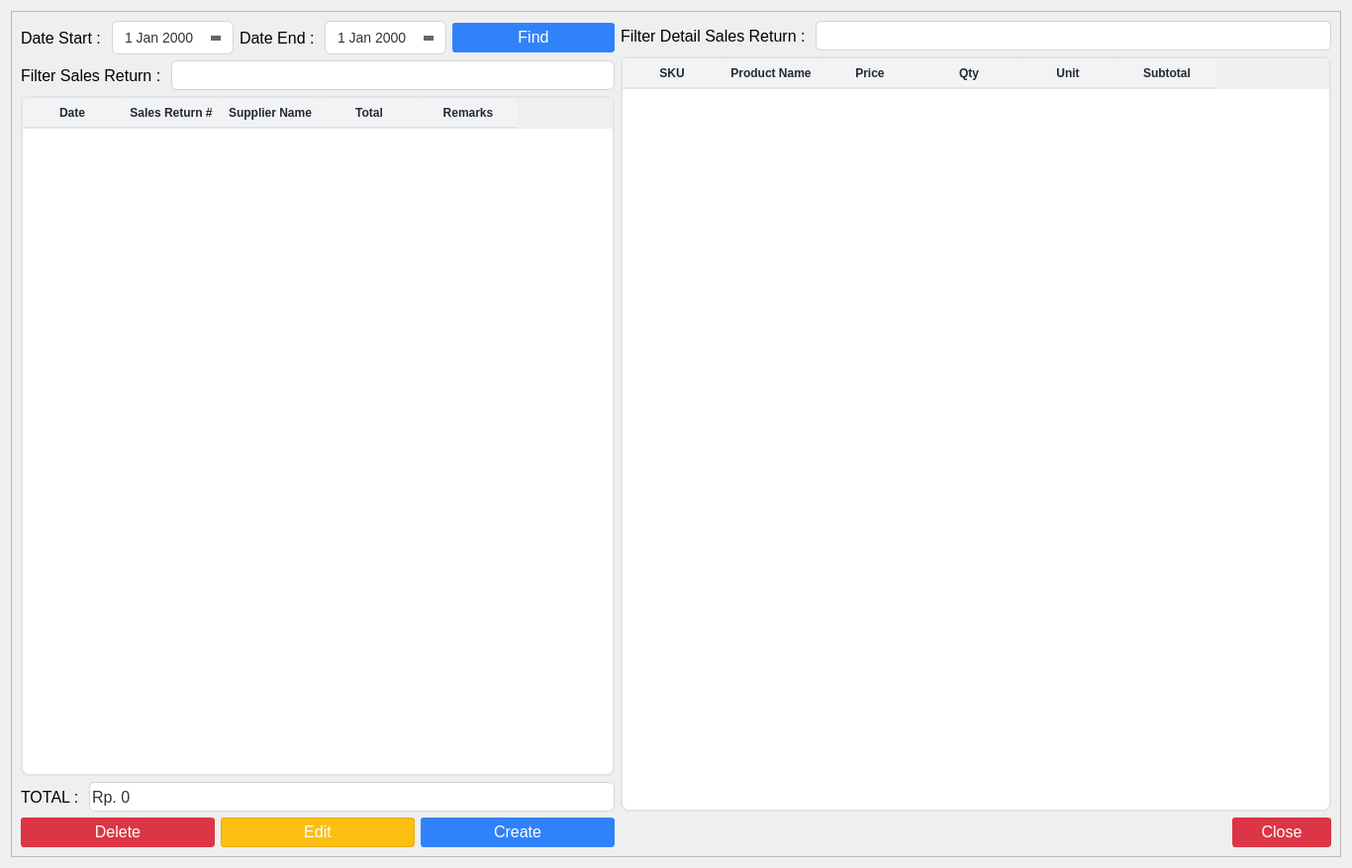
<?xml version="1.0" encoding="UTF-8"?>
<ui version="4.0">
 <class>SalesReturnList</class>
 <widget class="QWidget" name="SalesReturnList">
  <property name="geometry">
   <rect>
    <x>0</x>
    <y>0</y>
    <width>1366</width>
    <height>877</height>
   </rect>
  </property>
  <property name="windowTitle">
   <string>Sales Return List</string>
  </property>
  <property name="windowIcon">
   <iconset>
    <normaloff>../assets/purchasing.png</normaloff>../assets/purchasing.png</iconset>
  </property>
  <property name="styleSheet">
   <string notr="true">QLineEdit{
	border: 1px solid #d1d5db;      /* Light gray border */
    border-radius: 6px;             /* Rounded corners */
    outline: none;                  /* Remove default outline */
    color: #333;                    /* Text color */
    background-color: #fff;       /* Light gray background */
    
}

QLineEdit:focus {
    border: 1px solid #93c5fd;       /* Blue border on focus */
    background-color: #ffffff;       /* White background when focused */
}

QLineEdit:disabled {
    border: 1px solid #e5e7eb;      /* Lighter border when disabled */
    background-color: #f3f4f6;      /* Light gray background when disabled */
    color: #9ca3af;                 /* Lighter text color when disabled */
}

/* QComboBox Styling - Improved with clearer state indicators */
QComboBox {
    border: 1px solid #d1d5db;      /* Light gray border */
    border-radius: 6px;             /* Rounded corners */
    padding: 6px 12px 6px 10px;     /* Add some padding */
    min-height: 20px;               /* Minimum height */
    color: #333;                    /* Text color */
    background-color: #fff;         /* White background */
    selection-background-color: #93c5fd; /* Light blue selection */
    font-size: 14px;                /* Consistent font size */
    min-width: 6em;                 /* Minimum width */
}

QComboBox:hover:!disabled {
    border-color: #93c5fd;          /* Light blue border on hover when enabled */
    background-color: #f0f7ff;      /* Very light blue background on hover */
}

QComboBox:focus {
    border: 2px solid #3b82f6;      /* Thicker, darker blue border on focus */
    background-color: #ffffff;      /* Pure white background when focused */
}

QComboBox:disabled {
    border: 1px solid #d9dce0;      /* Very light gray border when disabled */
    background-color: #f3f4f6;      /* Light gray background when disabled */
    color: #9ca3af;                 /* Lighter text color when disabled */
}

QComboBox::drop-down {
    subcontrol-origin: padding;
    subcontrol-position: center right;
    width: 20px;
    border: none;                   /* Remove border for cleaner look */
    margin-right: 5px;              /* Add some margin */
}

/* If you don't have an icon, use this instead: */
QComboBox::down-arrow {
    width: 0;
    height: 0;
    border-left: 5px solid transparent;
    border-right: 5px solid transparent;
    border-top: 5px solid #666;     /* Arrow color */
    margin-right: 5px;
}

QComboBox::down-arrow:disabled {
    border-top: 5px solid #b0b0b0;  /* Lighter arrow color when disabled */
}

QComboBox:disabled {
    color: #9ca3af;                 /* Lighter text when disabled */
    background-color: #f3f4f6;      /* Light gray background */
    border-color: #e5e7eb;          /* Lighter border */
}

/* Add a visual indicator for disabled state */
QComboBox:disabled {
    color: #9ca3af;
    background-color: #f3f4f6;
    border: 1px solid #e5e7eb;
    padding-right: 25px;            /* Make room for the lock icon */
}

/* If you don't have a lock icon, use a pattern instead */
QComboBox:disabled {
    background-image: repeating-linear-gradient(
        45deg,
        transparent,
        transparent 5px,
        rgba(200, 200, 200, 0.1) 5px,
        rgba(200, 200, 200, 0.1) 10px
    );
}

QComboBox QAbstractItemView {
    border: 1px solid #d1d5db;
    border-radius: 0px 0px 6px 6px;
    background-color: white;
    selection-background-color: #3b82f6;  /* Darker blue for better contrast */
    selection-color: white;               /* White text on selection */
    outline: none;
    padding: 5px;
}

QComboBox QAbstractItemView::item {
    min-height: 25px;               /* Taller items for better clickability */
    padding: 5px;                   /* Padding inside items */
}

QComboBox QAbstractItemView::item:hover {
    background-color: #e5f0ff;      /* Light blue on hover */
    color: #333;
}

/* QTextEdit Styling - Similar to QLineEdit */
QTextEdit {
    border: 1px solid #d1d5db;      /* Light gray border */
    border-radius: 6px;             /* Rounded corners */
    outline: none;                  /* Remove default outline */
    color: #333;                    /* Text color */
    background-color: #fff;         /* White background */
    padding: 6px 10px;              /* Add some padding for better text display */
    selection-background-color: #93c5fd; /* Light blue selection */
}

QTextEdit:focus {
    border: 1px solid #93c5fd;      /* Blue border on focus */
    background-color: #ffffff;      /* White background when focused */
}

QTextEdit:disabled {
    border: 1px solid #e5e7eb;      /* Lighter border when disabled */
    background-color: #f3f4f6;      /* Light gray background when disabled */
    color: #9ca3af;                 /* Lighter text color when disabled */
}


/* QDateEdit Styling */
QDateEdit {
    border: 1px solid #d1d5db;
    border-radius: 6px;
    padding: 6px 10px;
    min-height: 20px;
    color: #333;
    background-color: #fff;
    font-size: 14px;
}

QDateEdit:hover:!disabled {
    border-color: #93c5fd;
    background-color: #f0f7ff;
}

QDateEdit:focus {
    border: 2px solid #3b82f6;
    background-color: #ffffff;
}

QDateEdit:disabled {
    color: #9ca3af;
    background-color: #f3f4f6;
    border: 1px dashed #c0c0c0;
}

QDateEdit::drop-down {
    subcontrol-origin: padding;
    subcontrol-position: center right;
    width: 20px;
    border: none;
    margin-right: 5px;
}

QDateEdit::down-arrow {
    width: 0;
    height: 0;
    border-left: 5px solid transparent;
    border-right: 5px solid transparent;
    border-top: 5px solid #666;
    margin-right: 5px;
}

QDateEdit::down-arrow:disabled {
    border-top: 5px solid #b0b0b0;
}

/* Calendar popup styling */
QCalendarWidget {
    background-color: white;
    border: 1px solid #d1d5db;
}

QCalendarWidget QToolButton {
    color: #333;
    background-color: transparent;
    border: 1px solid transparent;
    border-radius: 4px;
    padding: 4px;
}

QCalendarWidget QToolButton:hover {
    background-color: #f0f7ff;
    border: 1px solid #93c5fd;
}

QCalendarWidget QMenu {
    background-color: white;
    border: 1px solid #d1d5db;
    padding: 5px;
}

QCalendarWidget QSpinBox {
    border: 1px solid #d1d5db;
    border-radius: 4px;
    padding: 3px;
    background-color: white;
}

QCalendarWidget QAbstractItemView:enabled {
    background-color: white;
    color: #333;
    selection-background-color: #3b82f6;
    selection-color: white;
}

QCalendarWidget QAbstractItemView:disabled {
    color: #9ca3af;
}

QCalendarWidget QWidget#qt_calendar_navigationbar {
    background-color: #f1f5f9;
    border-bottom: 1px solid #d1d5db;
    padding: 4px;
}

QPushButton {
    text-align: center;
    white-space: nowrap;
    vertical-align: middle;
    border: 1px solid transparent;
    line-height: 1.5;
    border-radius: 3px;
    margin: 0.25rem;
	opacity: 0.55;
	padding-bottom: 2px;

}

/* Message Dialog Styling */
QMessageBox {
    background-color: #ffffff;
    border-radius: 8px;
    min-width: 300px;
}

QMessageBox QLabel {
    color: #333333;
    font-size: 14px;
    padding: 12px;
    min-height: 40px;
}

QMessageBox QPushButton {
    background-color: #3b82f6;
    color: white;
    border-radius: 5px;
    padding: 8px 16px;
    font-weight: bold;
    min-width: 80px;
    margin: 8px 5px;
    opacity: 1.0;
}

QMessageBox QPushButton:hover {
    background-color: #2563eb;
}

QMessageBox QPushButton:pressed {
    background-color: #1d4ed8;
}

QMessageBox QIcon {
    padding: 15px;
}

QMessageBox #qt_msgbox_label {
    min-height: 40px;
}

/* Warning icon styling */
QMessageBox#warning-box {
    background-color: #fff9ed;
    border: 1px solid #fbbf24;
}

/* Error icon styling */
QMessageBox#error-box {
    background-color: #fef2f2;
    border: 1px solid #ef4444;
}

/* Info icon styling */
QMessageBox#info-box {
    background-color: #eff6ff; 
    border: 1px solid #3b82f6;
}
</string>
  </property>
  <layout class="QGridLayout" name="gridLayout_2">
   <item row="0" column="0">
    <widget class="QFrame" name="frame">
     <property name="frameShape">
      <enum>QFrame::StyledPanel</enum>
     </property>
     <property name="frameShadow">
      <enum>QFrame::Raised</enum>
     </property>
     <layout class="QGridLayout" name="gridLayout">
      <item row="0" column="0">
       <layout class="QHBoxLayout" name="horizontalLayout_4">
        <item>
         <layout class="QVBoxLayout" name="verticalLayout_5">
          <item>
           <layout class="QVBoxLayout" name="verticalLayout_2">
            <item>
             <layout class="QVBoxLayout" name="verticalLayout">
              <item>
               <layout class="QHBoxLayout" name="horizontalLayout">
                <item>
                 <layout class="QFormLayout" name="formLayout">
                  <item row="0" column="0">
                   <widget class="QLabel" name="start_date_sales_return_list_label">
                    <property name="minimumSize">
                     <size>
                      <width>0</width>
                      <height>30</height>
                     </size>
                    </property>
                    <property name="font">
                     <font>
                      <pointsize>12</pointsize>
                     </font>
                    </property>
                    <property name="text">
                     <string>Date Start : </string>
                    </property>
                   </widget>
                  </item>
                  <item row="0" column="1">
                   <widget class="QDateEdit" name="start_date_sales_return_list_input">
                    <property name="minimumSize">
                     <size>
                      <width>0</width>
                      <height>34</height>
                     </size>
                    </property>
                    <property name="font">
                     <font/>
                    </property>
                    <property name="calendarPopup">
                     <bool>true</bool>
                    </property>
                   </widget>
                  </item>
                 </layout>
                </item>
                <item>
                 <layout class="QFormLayout" name="formLayout_2">
                  <item row="0" column="0">
                   <widget class="QLabel" name="end_date_sales_return_list_label">
                    <property name="minimumSize">
                     <size>
                      <width>0</width>
                      <height>30</height>
                     </size>
                    </property>
                    <property name="font">
                     <font>
                      <pointsize>12</pointsize>
                     </font>
                    </property>
                    <property name="text">
                     <string>Date End : </string>
                    </property>
                   </widget>
                  </item>
                  <item row="0" column="1">
                   <widget class="QDateEdit" name="end_date_sales_return_list_input">
                    <property name="minimumSize">
                     <size>
                      <width>0</width>
                      <height>34</height>
                     </size>
                    </property>
                    <property name="font">
                     <font/>
                    </property>
                    <property name="calendarPopup">
                     <bool>true</bool>
                    </property>
                   </widget>
                  </item>
                 </layout>
                </item>
                <item>
                 <widget class="QPushButton" name="find_sales_return_list_button">
                  <property name="minimumSize">
                   <size>
                    <width>100</width>
                    <height>30</height>
                   </size>
                  </property>
                  <property name="font">
                   <font>
                    <pointsize>12</pointsize>
                   </font>
                  </property>
                  <property name="styleSheet">
                   <string notr="true">QPushButton{
    color: #fff;
    background-color: rgba(13, 110, 253, 0.85); /* RGBA with alpha channel */
    border-color: rgba(13, 110, 253, 0.7);
}
QPushButton:hover {
    background-color: rgba(11, 94, 215, 0.9);
    border-color: rgba(10, 88, 202, 0.9);
    opacity: 0.95;
}
QPushButton:disabled {
    background-color: #a8c1ff;
    border-color: #a8c1ff;
    color: #e6eeff;
}</string>
                  </property>
                  <property name="text">
                   <string>Find</string>
                  </property>
                  <property name="icon">
                   <iconset>
                    <normaloff>../assets/magnifying-glass.png</normaloff>../assets/magnifying-glass.png</iconset>
                  </property>
                  <property name="iconSize">
                   <size>
                    <width>14</width>
                    <height>14</height>
                   </size>
                  </property>
                 </widget>
                </item>
               </layout>
              </item>
              <item>
               <layout class="QFormLayout" name="formLayout_3">
                <item row="0" column="0">
                 <widget class="QLabel" name="filter_sales_return_list_label">
                  <property name="minimumSize">
                   <size>
                    <width>0</width>
                    <height>30</height>
                   </size>
                  </property>
                  <property name="font">
                   <font>
                    <pointsize>12</pointsize>
                   </font>
                  </property>
                  <property name="text">
                   <string>Filter Sales Return : </string>
                  </property>
                 </widget>
                </item>
                <item row="0" column="1">
                 <widget class="QLineEdit" name="filter_sales_return_list_input">
                  <property name="minimumSize">
                   <size>
                    <width>0</width>
                    <height>30</height>
                   </size>
                  </property>
                  <property name="font">
                   <font>
                    <pointsize>12</pointsize>
                   </font>
                  </property>
                  <property name="clearButtonEnabled">
                   <bool>true</bool>
                  </property>
                 </widget>
                </item>
               </layout>
              </item>
             </layout>
            </item>
            <item>
             <widget class="QTableWidget" name="sales_return_table">
              <property name="styleSheet">
               <string notr="true">QTableWidget {
            background-color: #ffffff;
            alternate-background-color: #f5f8fa;
            border: 2px solid #e1e4e8;
            border-radius: 8px;
            gridline-color: #e1e4e8;
            selection-background-color: #0366d6;
            selection-color: #ffffff;
        }
        
        QTableWidget::item {
            border-bottom: 1px solid #e1e4e8;
			padding: 6px;
        }
        
        QTableWidget::item:selected {
            background-color: #0366d6;
			border: none; /* Remove any border on selected items */
        }

        QTableWidget::item:focus {
            border: none; /* Remove the focus border */
            outline: none; /* Remove the focus outline */
        }

        QHeaderView::section {
            background-color: #f1f3f5;
            color: #24292e;
            font-weight: bold;
            border: none;
            border-bottom: 2px solid #e1e4e8;
            padding: 3px;
            border-top-left-radius: 6px;
            border-top-right-radius: 6px;
        }
        
        QTableWidget QScrollBar:vertical {
            border: none;
            background: #f1f3f5;
            width: 10px;
            border-radius: 5px;
        }
        
        QTableWidget QScrollBar::handle:vertical {
            background: #c0c0c0;
            border-radius: 5px;
        }
        
        QTableWidget QScrollBar::handle:vertical:hover {
            background: #a0a0a0;
        }
        
        QTableWidget QScrollBar:horizontal {
            border: none;
            background: #f1f3f5;
            height: 10px;
            border-radius: 5px;
        }
        
        QTableWidget QScrollBar::handle:horizontal {
            background: #c0c0c0;
            border-radius: 5px;
        }
        
        QTableWidget QScrollBar::handle:horizontal:hover {
            background: #a0a0a0;
        }</string>
              </property>
              <column>
               <property name="text">
                <string>Date</string>
               </property>
               <property name="font">
                <font>
                 <pointsize>12</pointsize>
                 <weight>75</weight>
                 <bold>true</bold>
                </font>
               </property>
               <property name="textAlignment">
                <set>AlignCenter</set>
               </property>
              </column>
              <column>
               <property name="text">
                <string>Sales Return #</string>
               </property>
               <property name="font">
                <font>
                 <pointsize>12</pointsize>
                 <weight>75</weight>
                 <bold>true</bold>
                </font>
               </property>
               <property name="textAlignment">
                <set>AlignCenter</set>
               </property>
              </column>
              <column>
               <property name="text">
                <string>Supplier Name</string>
               </property>
               <property name="font">
                <font>
                 <pointsize>12</pointsize>
                 <weight>75</weight>
                 <bold>true</bold>
                </font>
               </property>
               <property name="textAlignment">
                <set>AlignCenter</set>
               </property>
              </column>
              <column>
               <property name="text">
                <string>Total</string>
               </property>
               <property name="font">
                <font>
                 <pointsize>12</pointsize>
                 <weight>75</weight>
                 <bold>true</bold>
                </font>
               </property>
               <property name="textAlignment">
                <set>AlignCenter</set>
               </property>
              </column>
              <column>
               <property name="text">
                <string>Remarks</string>
               </property>
               <property name="font">
                <font>
                 <pointsize>12</pointsize>
                 <weight>75</weight>
                 <bold>true</bold>
                </font>
               </property>
               <property name="textAlignment">
                <set>AlignCenter</set>
               </property>
              </column>
             </widget>
            </item>
           </layout>
          </item>
          <item>
           <layout class="QFormLayout" name="formLayout_5">
            <item row="0" column="0">
             <widget class="QLabel" name="total_sales_return_label">
              <property name="minimumSize">
               <size>
                <width>0</width>
                <height>30</height>
               </size>
              </property>
              <property name="font">
               <font>
                <pointsize>12</pointsize>
               </font>
              </property>
              <property name="text">
               <string>TOTAL : </string>
              </property>
             </widget>
            </item>
            <item row="0" column="1">
             <widget class="QLineEdit" name="total_sales_return_input">
              <property name="enabled">
               <bool>true</bool>
              </property>
              <property name="minimumSize">
               <size>
                <width>0</width>
                <height>30</height>
               </size>
              </property>
              <property name="font">
               <font>
                <pointsize>12</pointsize>
               </font>
              </property>
              <property name="text">
               <string>Rp. 0</string>
              </property>
              <property name="readOnly">
               <bool>true</bool>
              </property>
             </widget>
            </item>
           </layout>
          </item>
          <item>
           <layout class="QHBoxLayout" name="horizontalLayout_2">
            <item>
             <widget class="QPushButton" name="delete_sales_return_button">
              <property name="minimumSize">
               <size>
                <width>0</width>
                <height>30</height>
               </size>
              </property>
              <property name="font">
               <font>
                <pointsize>12</pointsize>
               </font>
              </property>
              <property name="styleSheet">
               <string notr="true">QPushButton {
    color: #fff;
    background-color: #dc3545;
    border-color: #dc3545;
}
QPushButton:hover {
    background-color: #bb2d3b;
    border-color: #b02a37;
}</string>
              </property>
              <property name="text">
               <string>Delete</string>
              </property>
              <property name="icon">
               <iconset>
                <normaloff>../assets/bin.png</normaloff>../assets/bin.png</iconset>
              </property>
              <property name="iconSize">
               <size>
                <width>14</width>
                <height>14</height>
               </size>
              </property>
             </widget>
            </item>
            <item>
             <widget class="QPushButton" name="edit_sales_return_button">
              <property name="minimumSize">
               <size>
                <width>0</width>
                <height>30</height>
               </size>
              </property>
              <property name="font">
               <font>
                <pointsize>12</pointsize>
               </font>
              </property>
              <property name="styleSheet">
               <string notr="true">QPushButton {
    color: white;
    background-color: #fcbe11;      /* Bright saffron gold - main color */
    border: 1px solid #e3ab0f;      /* Slightly darker border */

}

QPushButton:hover {
    background-color: #e3ab0f;      /* 10% darker than main color */
    border-color: #ca980e;          /* 20% darker than main color */
}

QPushButton:pressed {
    background-color: #ca980e;      /* 20% darker than main color */
    border-color: #b1850c;          /* 30% darker than main color */
}

QPushButton:disabled {
    background-color: #fdcf55;      /* 20% lighter than main color */
    border-color: #fdcf55;          /* Same as background for cleaner disabled look */
    color: rgba(255, 255, 255, 0.7); /* Semi-transparent white */
}</string>
              </property>
              <property name="text">
               <string>Edit</string>
              </property>
              <property name="icon">
               <iconset>
                <normaloff>../assets/edit.png</normaloff>../assets/edit.png</iconset>
              </property>
              <property name="iconSize">
               <size>
                <width>14</width>
                <height>14</height>
               </size>
              </property>
             </widget>
            </item>
            <item>
             <widget class="QPushButton" name="create_sales_return_button">
              <property name="minimumSize">
               <size>
                <width>0</width>
                <height>30</height>
               </size>
              </property>
              <property name="font">
               <font>
                <pointsize>12</pointsize>
               </font>
              </property>
              <property name="styleSheet">
               <string notr="true">QPushButton{
    color: #fff;
    background-color: rgba(13, 110, 253, 0.85); /* RGBA with alpha channel */
    border-color: rgba(13, 110, 253, 0.7);
}
QPushButton:hover {
    background-color: rgba(11, 94, 215, 0.9);
    border-color: rgba(10, 88, 202, 0.9);
    opacity: 0.95;
}
QPushButton:disabled {
    background-color: #a8c1ff;
    border-color: #a8c1ff;
    color: #e6eeff;
}</string>
              </property>
              <property name="text">
               <string>Create</string>
              </property>
              <property name="icon">
               <iconset>
                <normaloff>../assets/plus.png</normaloff>../assets/plus.png</iconset>
              </property>
              <property name="iconSize">
               <size>
                <width>14</width>
                <height>14</height>
               </size>
              </property>
             </widget>
            </item>
           </layout>
          </item>
         </layout>
        </item>
        <item>
         <layout class="QVBoxLayout" name="verticalLayout_4">
          <item>
           <layout class="QVBoxLayout" name="verticalLayout_3">
            <item>
             <layout class="QFormLayout" name="formLayout_4">
              <item row="0" column="1">
               <widget class="QLineEdit" name="filter_detail_sales_return_list_input">
                <property name="minimumSize">
                 <size>
                  <width>0</width>
                  <height>30</height>
                 </size>
                </property>
                <property name="font">
                 <font>
                  <pointsize>12</pointsize>
                 </font>
                </property>
                <property name="clearButtonEnabled">
                 <bool>true</bool>
                </property>
               </widget>
              </item>
              <item row="0" column="0">
               <widget class="QLabel" name="filter_detail_sales_return_list_label">
                <property name="minimumSize">
                 <size>
                  <width>0</width>
                  <height>30</height>
                 </size>
                </property>
                <property name="font">
                 <font>
                  <pointsize>12</pointsize>
                 </font>
                </property>
                <property name="text">
                 <string>Filter Detail Sales Return : </string>
                </property>
               </widget>
              </item>
             </layout>
            </item>
            <item>
             <widget class="QTableWidget" name="detail_sales_return_table">
              <property name="minimumSize">
               <size>
                <width>718</width>
                <height>0</height>
               </size>
              </property>
              <property name="styleSheet">
               <string notr="true">QTableWidget {
            background-color: #ffffff;
            alternate-background-color: #f5f8fa;
            border: 2px solid #e1e4e8;
            border-radius: 8px;
            gridline-color: #e1e4e8;
            selection-background-color: #0366d6;
            selection-color: #ffffff;
        }
        
        QTableWidget::item {
            border-bottom: 1px solid #e1e4e8;
			padding: 6px;
        }
        
        QTableWidget::item:selected {
            background-color: #0366d6;
			border: none; /* Remove any border on selected items */
        }

        QTableWidget::item:focus {
            border: none; /* Remove the focus border */
            outline: none; /* Remove the focus outline */
        }

        QHeaderView::section {
            background-color: #f1f3f5;
            color: #24292e;
            font-weight: bold;
            border: none;
            border-bottom: 2px solid #e1e4e8;
            padding: 3px;
            border-top-left-radius: 6px;
            border-top-right-radius: 6px;
        }
        
        QTableWidget QScrollBar:vertical {
            border: none;
            background: #f1f3f5;
            width: 10px;
            border-radius: 5px;
        }
        
        QTableWidget QScrollBar::handle:vertical {
            background: #c0c0c0;
            border-radius: 5px;
        }
        
        QTableWidget QScrollBar::handle:vertical:hover {
            background: #a0a0a0;
        }
        
        QTableWidget QScrollBar:horizontal {
            border: none;
            background: #f1f3f5;
            height: 10px;
            border-radius: 5px;
        }
        
        QTableWidget QScrollBar::handle:horizontal {
            background: #c0c0c0;
            border-radius: 5px;
        }
        
        QTableWidget QScrollBar::handle:horizontal:hover {
            background: #a0a0a0;
        }</string>
              </property>
              <column>
               <property name="text">
                <string>SKU</string>
               </property>
               <property name="font">
                <font>
                 <pointsize>12</pointsize>
                 <weight>75</weight>
                 <bold>true</bold>
                </font>
               </property>
               <property name="textAlignment">
                <set>AlignCenter</set>
               </property>
              </column>
              <column>
               <property name="text">
                <string>Product Name</string>
               </property>
               <property name="font">
                <font>
                 <pointsize>12</pointsize>
                 <weight>75</weight>
                 <bold>true</bold>
                </font>
               </property>
               <property name="textAlignment">
                <set>AlignCenter</set>
               </property>
              </column>
              <column>
               <property name="text">
                <string>Price</string>
               </property>
               <property name="font">
                <font>
                 <pointsize>12</pointsize>
                 <weight>75</weight>
                 <bold>true</bold>
                </font>
               </property>
               <property name="textAlignment">
                <set>AlignCenter</set>
               </property>
              </column>
              <column>
               <property name="text">
                <string>Qty</string>
               </property>
               <property name="font">
                <font>
                 <pointsize>12</pointsize>
                 <weight>75</weight>
                 <bold>true</bold>
                </font>
               </property>
               <property name="textAlignment">
                <set>AlignCenter</set>
               </property>
              </column>
              <column>
               <property name="text">
                <string>Unit</string>
               </property>
               <property name="font">
                <font>
                 <pointsize>12</pointsize>
                 <weight>75</weight>
                 <bold>true</bold>
                </font>
               </property>
               <property name="textAlignment">
                <set>AlignCenter</set>
               </property>
              </column>
              <column>
               <property name="text">
                <string>Subtotal</string>
               </property>
               <property name="font">
                <font>
                 <pointsize>12</pointsize>
                 <weight>75</weight>
                 <bold>true</bold>
                </font>
               </property>
               <property name="textAlignment">
                <set>AlignCenter</set>
               </property>
              </column>
             </widget>
            </item>
           </layout>
          </item>
          <item>
           <layout class="QHBoxLayout" name="horizontalLayout_3">
            <item>
             <spacer name="horizontalSpacer">
              <property name="orientation">
               <enum>Qt::Horizontal</enum>
              </property>
              <property name="sizeHint" stdset="0">
               <size>
                <width>40</width>
                <height>20</height>
               </size>
              </property>
             </spacer>
            </item>
            <item>
             <widget class="QPushButton" name="close_sales_return_list_button">
              <property name="minimumSize">
               <size>
                <width>100</width>
                <height>30</height>
               </size>
              </property>
              <property name="font">
               <font>
                <pointsize>12</pointsize>
               </font>
              </property>
              <property name="styleSheet">
               <string notr="true">QPushButton {
    color: #fff;
    background-color: #dc3545;
    border-color: #dc3545;
}
QPushButton:hover {
    background-color: #bb2d3b;
    border-color: #b02a37;
}</string>
              </property>
              <property name="text">
               <string>Close</string>
              </property>
              <property name="icon">
               <iconset>
                <normaloff>../assets/close.png</normaloff>../assets/close.png</iconset>
              </property>
              <property name="iconSize">
               <size>
                <width>12</width>
                <height>12</height>
               </size>
              </property>
             </widget>
            </item>
           </layout>
          </item>
         </layout>
        </item>
       </layout>
      </item>
     </layout>
    </widget>
   </item>
  </layout>
 </widget>
 <resources/>
 <connections/>
</ui>
